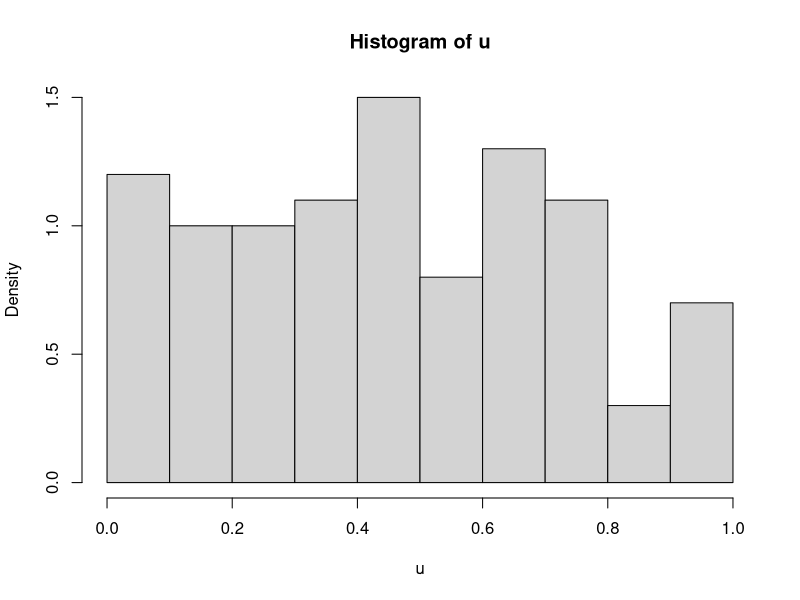
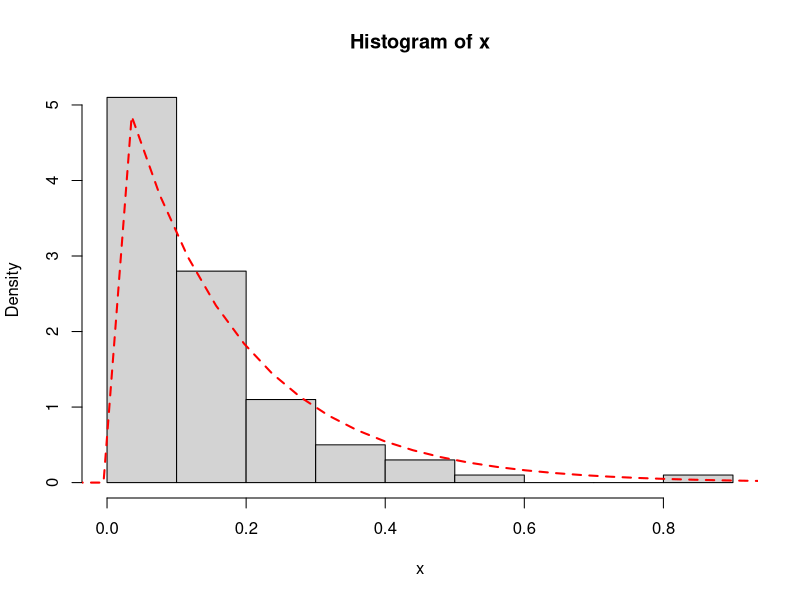
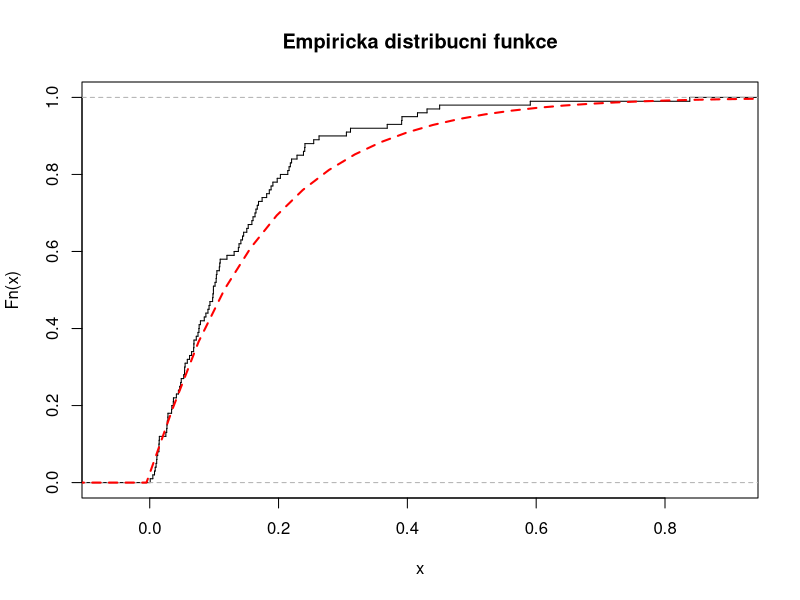
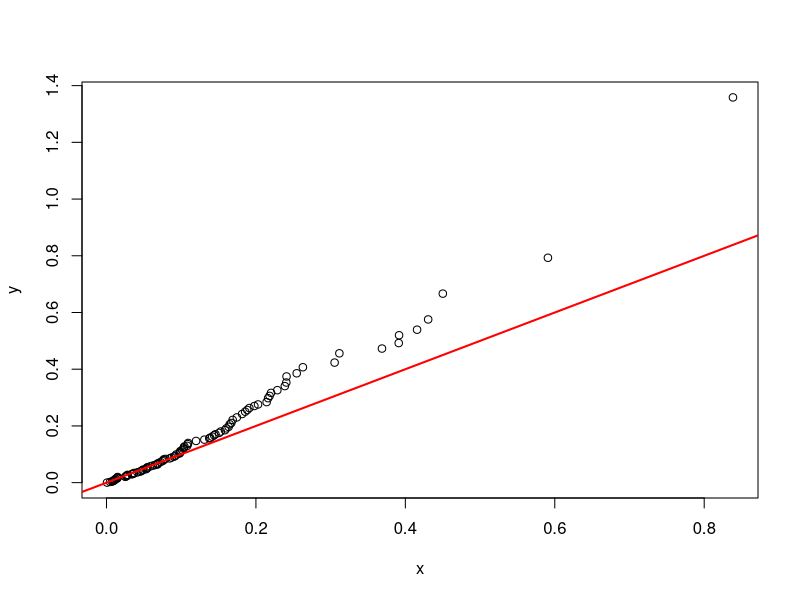
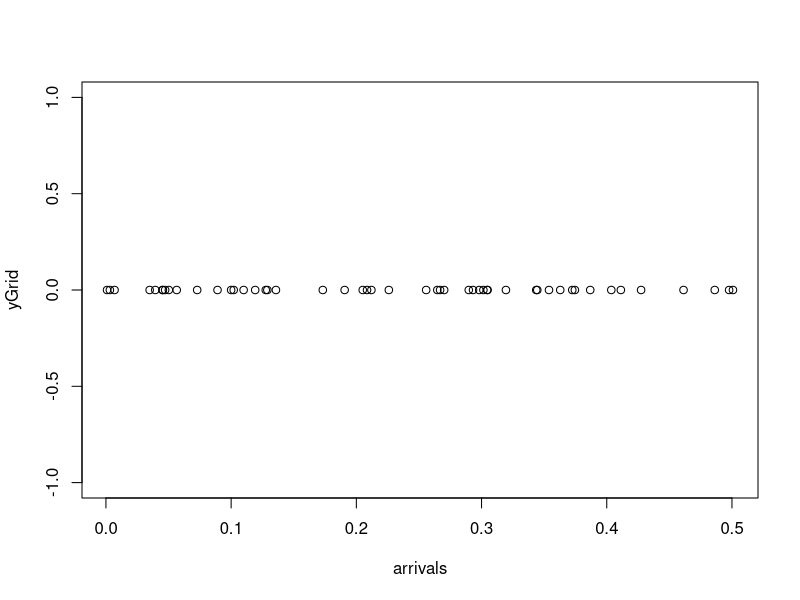
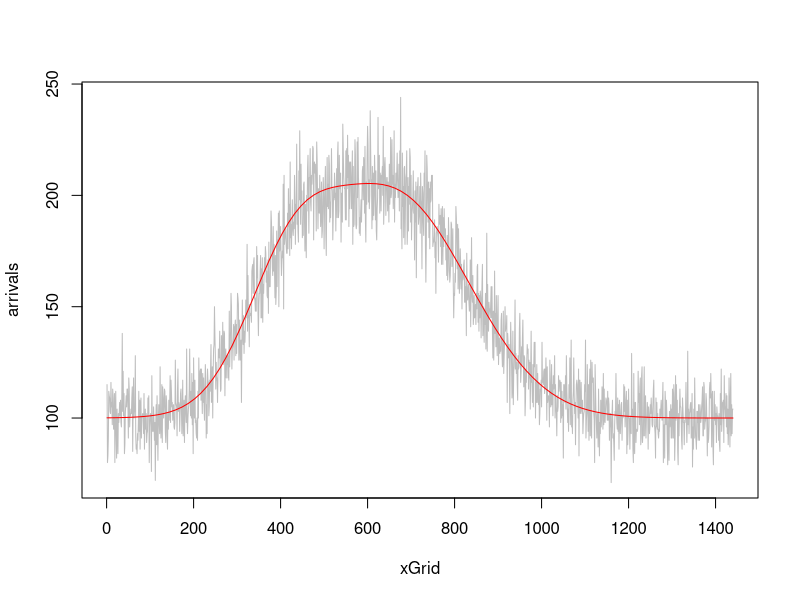
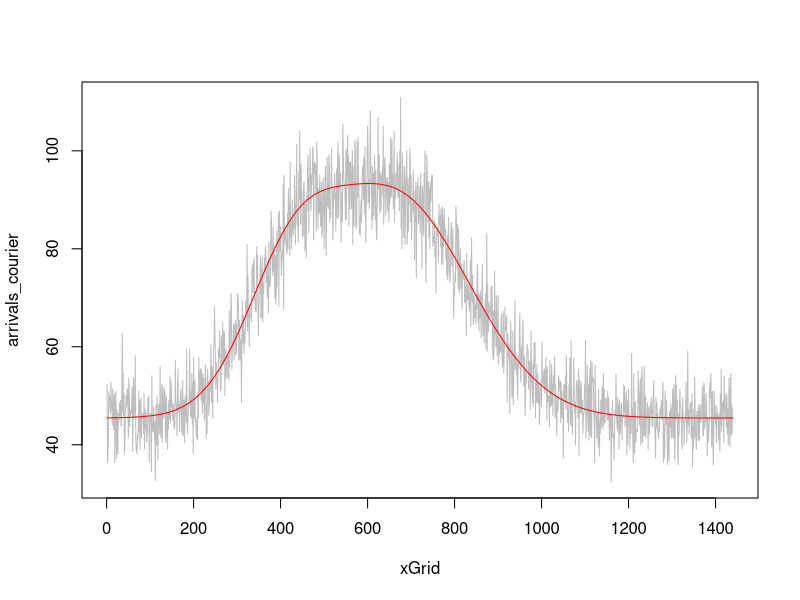
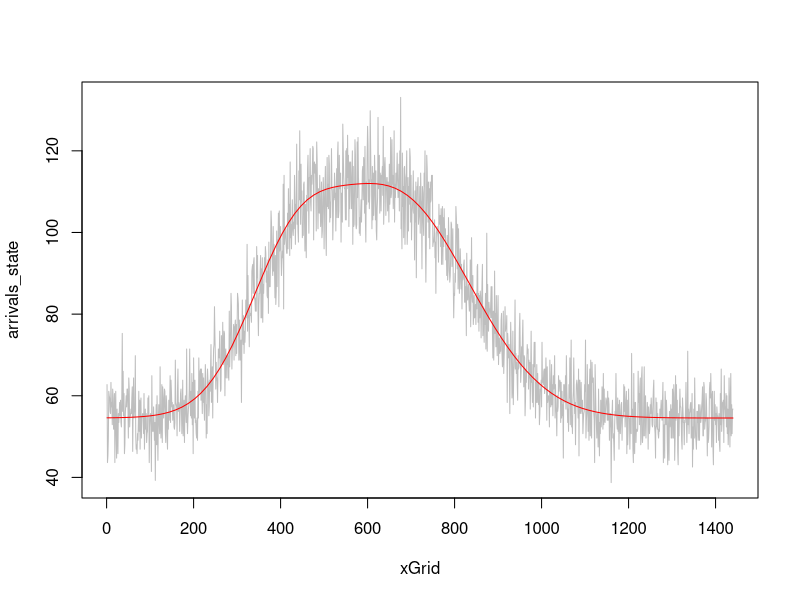

Write R code to recreate these figures, in order.
K = 5;
L = 6;

# 1. I.
n = K*20;
u = runif(n = n, min = 0, max = 1);
x = qexp(u, rate = L);

# 1. II.
hist(x = u, freq = FALSE);
hist(x = x, freq = FALSE);

xWidth = max(x) - min(x);
xGrid = seq(min(x) - 0.2 * xWidth, max(x) + 0.2 * xWidth, length = 30);
lines(xGrid, dexp(xGrid, rate = L), col='red', lw = 2, lty = 2);


# !. III.
plot(ecdf(x), verticals=TRUE, do.points = FALSE, main = "Empiricka distribucni funkce");
lines(xGrid, pexp(xGrid, rate = L), col='red', lw = 2, lty = 2);

# 1. IV.
y = rexp(1000, rate = L)
qqplot(x, y); abline(0,1, col='red', lwd=2);

# 1. V.


# 1. VI.
# H_0 data maji distribuci ~ exp(rate = L)
# H_a data nemaji tuto distribuci
# significance level = 0.05


prob.exp <- dexp(c(1:n), rate = L)
aaa=chisq.test(x, p=prob.exp, rescale.p = TRUE)

ret = ks.test(x, 'pexp', rate = L)$p.value
if(ret <= 0.05) {
  print('H_0 Rejected -> x doesn\'t have the exp distribution.');
} else {
  print("H_0 Can't be rejected, data may be exponential.");
}

return

# 2. I.
lambda = function(t) { 100 + 50/exp((t - 420)^2/(3600*L)) + 100/exp((L*(t - 480 - 30*L)^2)/360000)};

# 2. II.
t = 0;
i = 0;
totalArrivals = K*10;
arrivals = numeric(totalArrivals);
for(i in 1:totalArrivals) {
  t = t + rexp(1, rate = lambda(t));
  arrivals[i] = t;
}
yGrid = numeric(totalArrivals);
plot(arrivals, yGrid, type='p');


# 2. III.
totalTime = 24*60;
arrivals = numeric(totalTime);
while(t < totalTime) {
  t = t + rexp(1, rate = lambda(t));
  minute = t %/% 1;
  arrivals[minute] = arrivals[minute] + 1;
}
arrivals[totalTime] = arrivals[totalTime - 1];

xGrid = c(1:totalTime);
plot(xGrid, arrivals, type='l', col="grey");
curve(lambda, 1, totalTime, col='red', add=TRUE);

# 2. IV. 
# Diskuze kvality dat

# 3. I.
ratio_courier = K/(K+L);
ratio_state = 1-ratio_courier;

# 3. II.
arrivals_courier = numeric(totalTime);
arrivals_state = numeric(totalTime);
for (i in (1:totalTime)) {
  arrivals_courier[i] = ratio_courier * arrivals[i];
  arrivals_state[i] = ratio_state * arrivals[i];
}


# 3. III.
lambda_courier = function(t) { lambda(t) * ratio_courier };
lambda_state = function(t) { lambda(t) * ratio_state };

plot(xGrid, arrivals_courier, type='l', col="grey");
curve(lambda_courier, 1, totalTime, col='red', add=TRUE);

plot(xGrid, arrivals_state, type='l', col="grey");
curve(lambda_state, 1, totalTime, col='red', add=TRUE);

